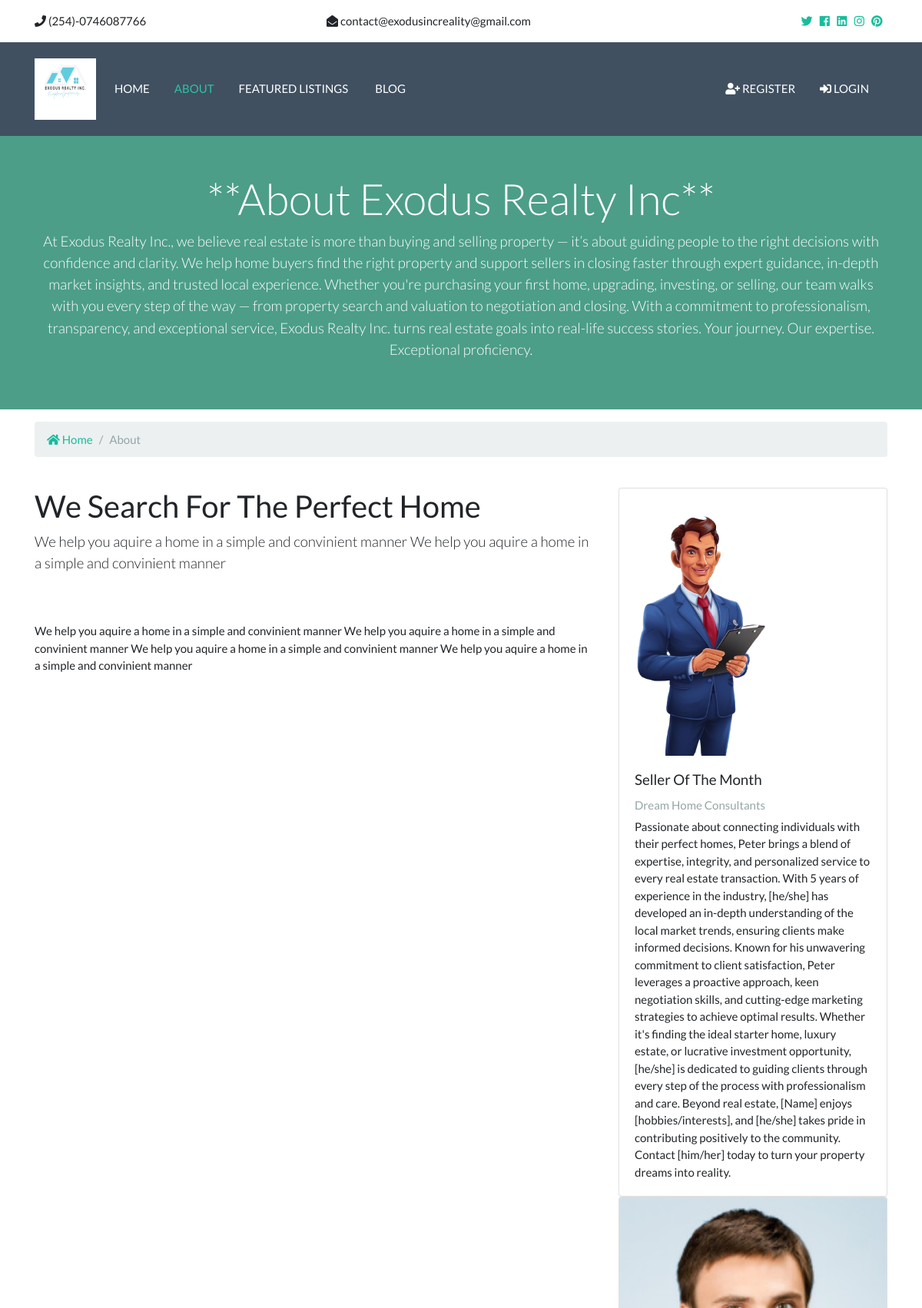
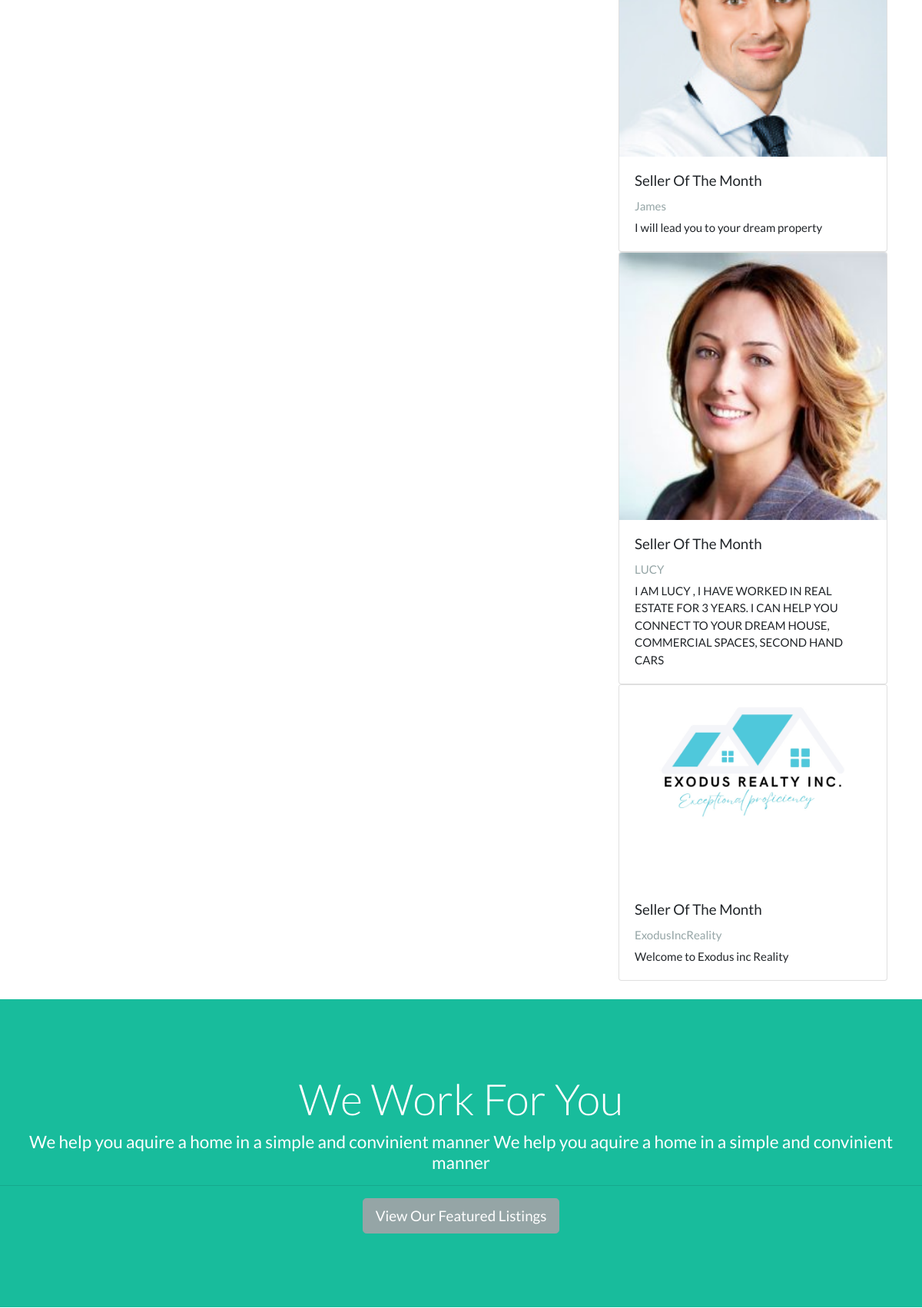
/about (upper part), run on the app's committed database (2 pictures, top to bottom).
### realtors/models.py (models this page shows, shortened)
class Realtor(models.Model):
    name = models.CharField(max_length=255)
    photo = models.ImageField(upload_to="photos/%Y%m/%d/", blank=True)
    description = models.TextField()
    email = models.EmailField()
    phone = models.CharField(max_length=255)
    is_mvp = models.BooleanField(default=False)
    hire_date = models.DateTimeField(auto_now_add=True)

### pages/views.py (the view)
# urls.py: path("about", views.about, name="about"),
def about(request):
    realtors = Realtor.objects.order_by('-hire_date')
    mvp_realtors = Realtor.objects.filter(is_mvp=True)
    context = {
        "realtors": realtors,
        "mvp_realtors": mvp_realtors
    }
    return render(request, "pages/about.html", context)

### templates/pages/about.html (shortened to what this page needs)
{% extends 'base.html'%}{% load static %}
{% block content %}
<section id="showcase-inner" class="py-5 text-white">
  <div class="container">
    <div class="row text-center">
      <div class="col-md-12">
        <h1 class="display-4">**About Exodus Realty Inc**</h1>
        <p class="lead">
At Exodus Realty Inc., we believe real estate is more than buying and selling property — it’s about guiding people to the right decisions with confidence and clarity.
We help home buyers find the right property and support sellers in closing faster through expert guidance, in-depth market insights, and trusted local experience. Whether you're purchasing your first home, upgrading, investing, or selling, our team walks with you every step of the way — from property search and valuation to negotiation and closing.
With a commitment to professionalism, transparency, and exceptional service, Exodus Realty Inc. turns real estate goals into real-life success stories.
Your journey. Our expertise. Exceptional proficiency.
        </p>
      </div>
    </div>
  </div>
</section>
<section id="bc" class="mt-3">
  <div class="container">
    <nav aria-label="breadcrumb">
      <ol class="breadcrumb">
        <li class="breadcrumb-item">
          <a href="{% url 'index'%}"> <i class="fas fa-home"></i> Home</a>
        </li>
        <li class="breadcrumb-item active">About</li>
      </ol>
    </nav>
  </div>
</section>
<section id="about" class="py-4">
  <div class="container">
    <div class="row">
      <div class="col-md-8">
        <h2>We Search For The Perfect Home</h2>
        <p class="lead">
            We help you aquire a home in a simple and convinient manner
         We help you aquire a home in a simple and convinient manner
        </p>
        <p class="mt-4">
            We help you aquire a home in a simple and convinient manner
            We help you aquire a home in a simple and convinient manner
            We help you aquire a home in a simple and convinient manner
            We help you aquire a home in a simple and convinient manner
        </p>
      </div>
      <div class="col-md-4">
        {% if mvp_realtors%}
{% for realtor in mvp_realtors%}
<div class="card">
    <img
      class="card-img-top"
      src={{realtor.photo.url}}
      alt="Seller of the month"
    />
    <div class="card-body">
      <h5 class="card-title">Seller Of The Month</h5>
      <h6 class="text-secondary">{{realtor.name}}</h6>
      <p class="card-text"> {{realtor.description}}
      </p>
    </div>
  </div>
{%endfor%}
        {%endif%}
      </div>
    </div>
  </div>
</section>
<section id="work" class="bg-dark text-white text-center">
  <h2 class="display-4">We Work For You</h2>
  <h4>
      We help you aquire a home in a simple and convinient manner
      We help you aquire a home in a simple and convinient manner
  </h4>
  <hr />
  <a href="listings.html" class="btn btn-secondary text-white btn-lg"
    >View Our Featured Listings</a
  >
</section>
{% endblock%}

### Property_Finder/static/css/all.css (style rules this page uses)
.fa, .fas, .far, .fal, .fab { -moz-osx-font-smoothing: grayscale; -webkit-font-smoothing: antialiased; display: inline-block; font-style: normal; font-variant: normal; text-rendering: auto; line-height: 1; }
.fa-home:before { content: "\f015"; }
.fa, .fas { font-family: 'Font Awesome 5 Free'; font-weight: 900; }

### Property_Finder/static/css/style.css (style rules this page uses)
.btn-secondary { color: #fff !important; }
img { width: 100%; }
#showcase-inner { background: url(../img/building.jpg) no-repeat top center fixed/cover; position: relative; overflow: hidden; min-height: 200px; }
#showcase-inner::before { content: ''; position: absolute; top: 0; left: 0; min-height: 100%; width: 100%; background: rgba(32, 134, 107, 0.8); }
#work { padding: 6rem 0; }

### data on the page
Realtor: photo (picture), name "Dream Home Consultants", description "Passionate about connecting individuals with their perfect homes, Peter brings a blend of expertise, integrity, and personalized service to every real estate transaction. With 5 years of experience in the industry, [he/she] has developed an in-depth understanding of the local market trends, ensuring clients make informed decisions. Known for his unwavering commitment to client satisfaction, Peter leverages a proactive approach, keen negotiation skills, and cutting-edge marketing strategies to achieve optimal results. Whether it's finding the ideal starter home, luxury estate, or lucrative investment opportunity, [he/she] is dedicated to guiding clients through every step of the process with…"
Realtor: photo (picture), name "James", description "I will lead you to your dream property"
Realtor: photo (picture), name "LUCY", description "I AM LUCY , I HAVE WORKED IN REAL ESTATE FOR 3 YEARS. I CAN HELP YOU CONNECT TO YOUR DREAM HOUSE, COMMERCIAL SPACES, SECOND HAND CARS"
Realtor: photo (picture), name "ExodusIncReality", description "Welcome to Exodus inc Reality"
